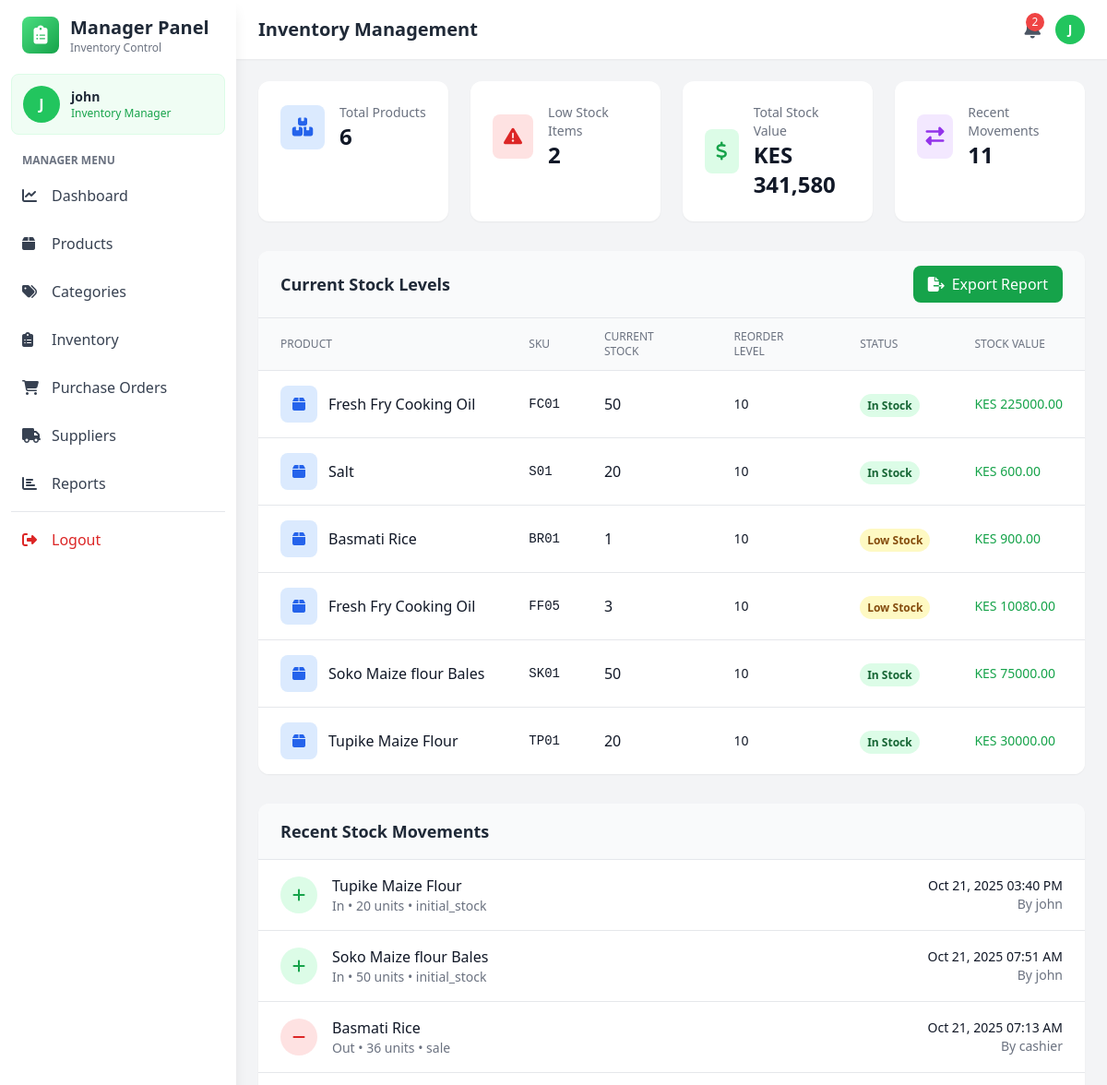
The app's page /manager/inventory (signed in, upper part), older data.
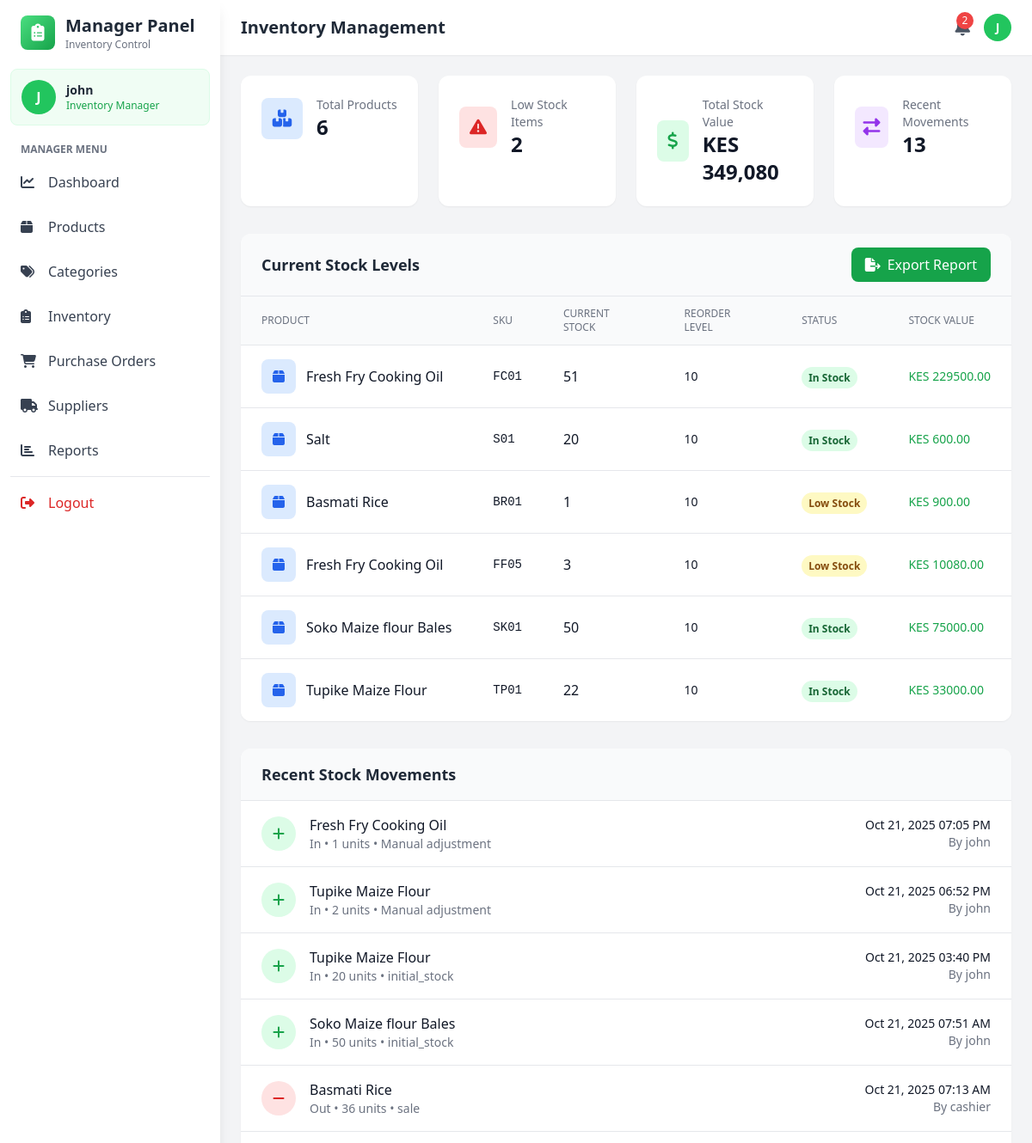
The same page, newer data.
### models.py (models this page shows, shortened)
class Product(db.Model):
    __tablename__ = 'products'
    id = db.Column(db.Integer, primary_key=True)
    name = db.Column(db.String(200), nullable=False)
    sku = db.Column(db.String(50), unique=True, nullable=False)  # Stock code
    description = db.Column(db.Text)
    cost_price = db.Column(db.Float, nullable=False)
    selling_price = db.Column(db.Float, nullable=False)
    quantity = db.Column(db.Integer, default=0)
    reorder_level = db.Column(db.Integer, default=10)
    category_id = db.Column(db.Integer, db.ForeignKey('categories.id'), nullable=False)
    supplier_id = db.Column(db.Integer, db.ForeignKey('suppliers.id'), nullable=False)
    created_at = db.Column(db.DateTime, default=datetime.utcnow)
    updated_at = db.Column(db.DateTime, default=datetime.utcnow, onupdate=datetime.utcnow)
    is_active = db.Column(db.Boolean, default=True)
    image_url = db.Column(db.String(500))  # For Cloudinary image URLs
    unit = db.Column(db.String(50), default='piece')  # piece, kg, liter, pack, box, etc.
    category = db.relationship('Category', backref='products')
    supplier = db.relationship('Supplier', backref='products')

class StockMovement(db.Model):
    __tablename__ = 'stock_movements'
    id = db.Column(db.Integer, primary_key=True)
    product_id = db.Column(db.Integer, db.ForeignKey('products.id'), nullable=False)
    movement_type = db.Column(db.String(20), nullable=False)  # 'in', 'out', 'adjustment'
    quantity = db.Column(db.Integer, nullable=False)
    reason = db.Column(db.String(100))
    user_id = db.Column(db.Integer, db.ForeignKey('users.id'), nullable=False)
    reference_id = db.Column(db.Integer)  # related sale or purchase
    reference_type = db.Column(db.String(20))  # 'sale' or 'purchase_order'
    timestamp = db.Column(db.DateTime, default=datetime.utcnow)
    product = db.relationship('Product', backref='stock_movements')
    user = db.relationship('User', backref='stock_movements')

class User(UserMixin, db.Model):
    __tablename__='users'
    id = db.Column(db.Integer, primary_key=True)
    username = db.Column(db.String(80), unique=True, nullable=False)
    email = db.Column(db.String(120), unique=True, nullable=False)
    password_hash = db.Column(db.String(255), nullable=False)
    role = db.Column(db.String(20), nullable=False)
    is_active = db.Column(db.Boolean, default=True)
    created_at = db.Column(db.DateTime, default=datetime.utcnow)

### app.py (the view)
@app.route('/manager/inventory')
@login_required
def manage_inventory():
    if current_user.role not in ['admin', 'manager']:
        flash('Access denied', 'danger')
        return redirect(url_for('index'))
    products = Product.query.all()
    stock_movements = StockMovement.query.order_by(StockMovement.timestamp.desc()).limit(50).all()
    total_stock_value = sum(p.cost_price * p.quantity for p in products)
    low_stock_count = len([p for p in products if p.quantity <= p.reorder_level])
    return render_template('manager/inventory.html',
                         products=products,
                         stock_movements=stock_movements,
                         total_stock_value=total_stock_value,
                         low_stock_count=low_stock_count)

### app.py (called while the page is built)
@login_manager.user_loader
def load_user(user_id):
    return User.query.get(int(user_id))

### templates/manager/inventory.html (shortened to what the changed rows need)
<!DOCTYPE html>
<html lang="en">
<head>
    <script src="https://cdn.tailwindcss.com"></script>
    <link rel="stylesheet" href="https://cdnjs.cloudflare.com/ajax/libs/font-awesome/6.4.0/css/all.min.css">
</head>
<body class="bg-gray-100">
    <aside class="fixed top-0 left-0 z-40 w-64 h-screen bg-white shadow-lg">
        <div class="h-full px-3 py-4 overflow-y-auto">
            <div class="flex items-center mb-5 px-3">
                <div class="ml-3">
                    <h2 class="text-xl font-bold text-gray-800">Manager Panel</h2>
                </div>
            </div>
        </div>
    </aside>
    <div class="ml-64">
        <header class="bg-white shadow-sm sticky top-0 z-30">
            <div class="flex items-center justify-between px-6 py-4">
                <h1 class="text-xl font-semibold text-gray-800">Inventory Management</h1>
            </div>
        </header>
        <main class="p-6">
            <div class="grid grid-cols-1 md:grid-cols-4 gap-6 mb-8">
                <div class="bg-white rounded-xl shadow-sm p-6">
                    <div class="flex items-center">
                        <div>
                            <p class="text-gray-500 text-sm">Total Stock Value</p>
                            <p class="text-2xl font-bold text-gray-900">KES {{ "{:,.0f}".format(total_stock_value) }}</p>
                        </div>
                    </div>
                </div>
                <div class="bg-white rounded-xl shadow-sm p-6">
                    <div class="flex items-center">
                        <div>
                            <p class="text-gray-500 text-sm">Recent Movements</p>
                            <p class="text-2xl font-bold text-gray-900">{{ stock_movements|length }}</p>
                        </div>
                    </div>
                </div>
            </div>
            <div class="bg-white rounded-xl shadow-sm overflow-hidden mb-8">
                <table class="min-w-full divide-y divide-gray-200">
                    <thead class="bg-gray-50">
                        <tr>
                            <th class="px-6 py-3 text-left text-xs font-medium text-gray-500 uppercase">Product</th>
                            <th class="px-6 py-3 text-left text-xs font-medium text-gray-500 uppercase">SKU</th>
                            <th class="px-6 py-3 text-left text-xs font-medium text-gray-500 uppercase">Current Stock</th>
                            <th class="px-6 py-3 text-left text-xs font-medium text-gray-500 uppercase">Reorder Level</th>
                            <th class="px-6 py-3 text-left text-xs font-medium text-gray-500 uppercase">Status</th>
                            <th class="px-6 py-3 text-left text-xs font-medium text-gray-500 uppercase">Stock Value</th>
                        </tr>
                    </thead>
                    <tbody class="bg-white divide-y divide-gray-200">
                        {% for product in products %}
                        <tr class="hover:bg-gray-50">
                            <td class="px-6 py-4 whitespace-nowrap">
                                <div class="flex items-center">
                                    <div class="w-10 h-10 bg-blue-100 rounded-lg flex items-center justify-center mr-3">
                                        <i class="fas fa-box text-blue-600"></i>
                                    </div>
                                    <div class="font-medium text-gray-900">{{ product.name }}</div>
                                </div>
                            </td>
                            <td class="px-6 py-4 whitespace-nowrap text-sm text-gray-900 font-mono">{{ product.sku }}</td>
                            <td class="px-6 py-4 whitespace-nowrap">
                                <span class="font-medium text-gray-900">{{ product.quantity }}</span>
                            </td>
                            <td class="px-6 py-4 whitespace-nowrap text-sm text-gray-900">{{ product.reorder_level }}</td>
                            <td class="px-6 py-4 whitespace-nowrap">
                                {% if product.quantity == 0 %}
                                <span class="px-2 py-1 text-xs font-semibold rounded-full bg-red-100 text-red-800">Out of Stock</span>
                                {% elif product.quantity <= product.reorder_level %}
                                <span class="px-2 py-1 text-xs font-semibold rounded-full bg-yellow-100 text-yellow-800">Low Stock</span>
                                {% else %}
                                <span class="px-2 py-1 text-xs font-semibold rounded-full bg-green-100 text-green-800">In Stock</span>
                                {% endif %}
                            </td>
                            <td class="px-6 py-4 whitespace-nowrap text-sm font-medium text-green-600">
                                KES {{ "%.2f"|format(product.cost_price * product.quantity) }}
                            </td>
                        </tr>
                        {% endfor %}
                    </tbody>
                </table>
            </div>
            <div class="bg-white rounded-xl shadow-sm overflow-hidden">
                <div class="divide-y divide-gray-200">
                    {% for movement in stock_movements %}
                    <div class="px-6 py-4 flex items-center justify-between hover:bg-gray-50">
                        <div class="flex items-center space-x-4">
                            <div class="w-10 h-10 rounded-full flex items-center justify-center
                                {% if movement.movement_type == 'in' %}bg-green-100 text-green-600
                                {% else %}bg-red-100 text-red-600{% endif %}">
                                <i class="fas fa-{% if movement.movement_type == 'in' %}plus{% else %}minus{% endif %}"></i>
                            </div>
                            <div>
                                <p class="font-medium text-gray-900">{{ movement.product.name }}</p>
                                <p class="text-sm text-gray-500">
                                    {{ movement.movement_type|title }} • {{ movement.quantity }} units • {{ movement.reason }}
                                </p>
                            </div>
                        </div>
                        <div class="text-right">
                            <p class="text-sm font-medium text-gray-900">{{ movement.timestamp.strftime('%b %d, %Y %I:%M %p') }}</p>
                            <p class="text-sm text-gray-500">By {{ movement.user.username }}</p>
                        </div>
                    </div>
                    {% else %}
                    <div class="px-6 py-8 text-center text-gray-500">
                        <i class="fas fa-exchange-alt text-4xl mb-3 text-gray-300"></i>
                        <p>No stock movements recorded yet</p>
                    </div>
                    {% endfor %}
                </div>
            </div>
        </main>
    </div>
</body>
</html>

Row changes from the older to the newer data that the page shows:
changed Product "FC01": quantity "50" → "51"; product.cost_price*product.quantity "225000.00" → "229500.00"
changed Product "Tupike Maize Flour": quantity "20" → "22"; product.cost_price*product.quantity "30000.00" → "33000.00"
added StockMovement: product.name "Fresh Fry Cooking Oil", movement_type "In", quantity "1", reason "Manual adjustment", timestamp "Oct 21, 2025 07:05 PM", user.username "john"
added StockMovement: product.name "Tupike Maize Flour", movement_type "In", quantity "2", reason "Manual adjustment", timestamp "Oct 21, 2025 06:52 PM", user.username "john"
Text that changed along with them:
{{ "{:,.0f}".format(total_stock_value) }}: "341,580" → "349,080"
{{ stock_movements|length }}: "11" → "13"
